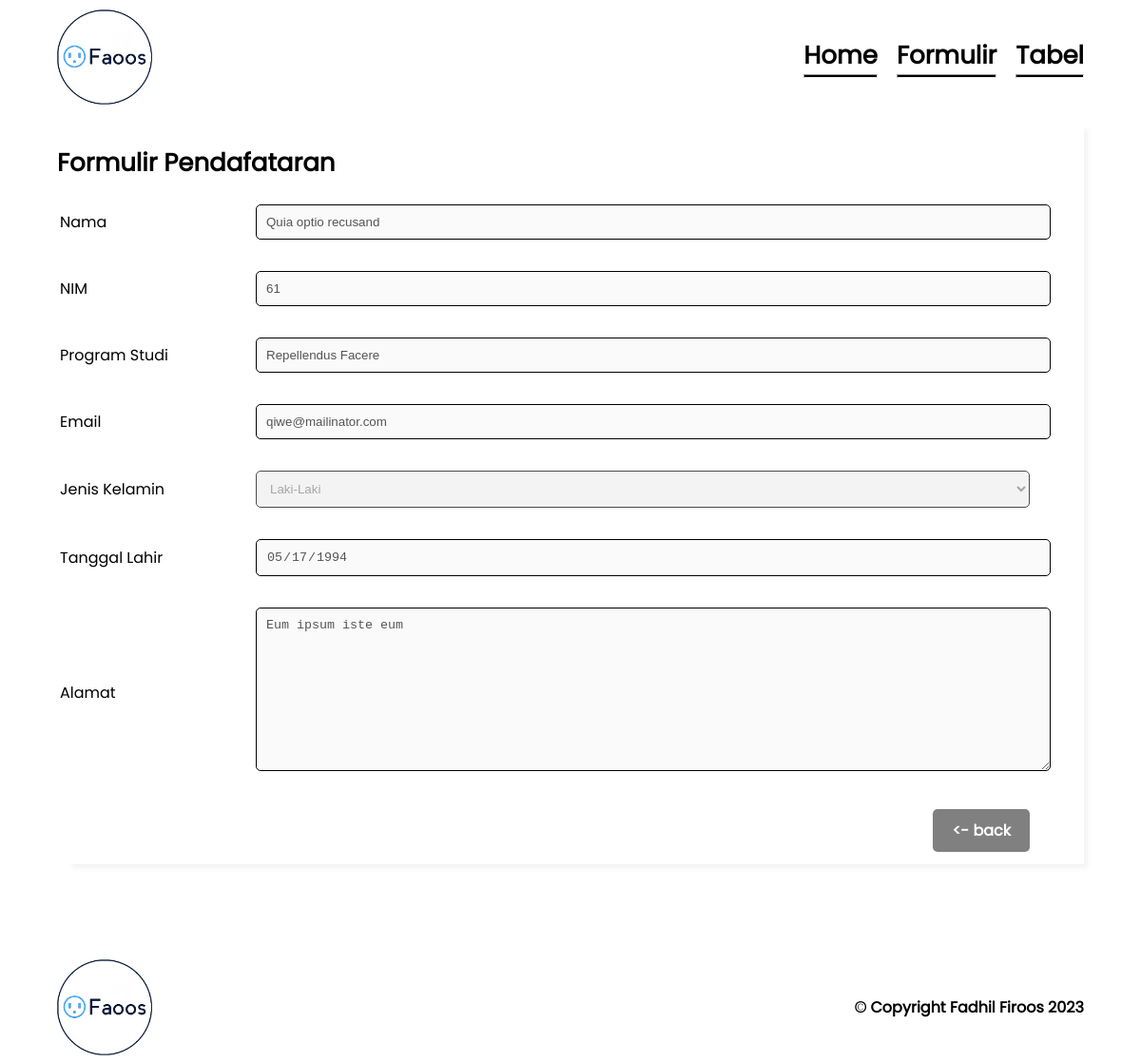
The page /?page=read&&id=2 on the database its author committed.
### tables this page shows
CREATE TABLE `mahasiswa` (
  `id` int(11) NOT NULL,
  `nama` varchar(255) NOT NULL,
  `nim` int(11) NOT NULL,
  `prodi` varchar(255) NOT NULL,
  `email` varchar(255) NOT NULL,
  `jenis_kelamin` varchar(255) NOT NULL,
  `tgl_lahir` date NOT NULL,
  `alamat` text NOT NULL
);

### read.php (the view, shortened to what this page needs)
<?php
$id = $_GET['id'];
$mahasiswa = mysqli_query($konek," SELECT * FROM mahasiswa WHERE id = '$id'");
$data = mysqli_fetch_array($mahasiswa);
?>
<div class="form">
            <h1>Formulir Pendafataran</h1>
                <table class="pendaftaran">
                    <tr>
                        <td class="label">
                            <label for="nama">Nama</label>
                        </td>
                        <td class="in">
                            <input type="text" name="nama" id="nama" required placeholder="Masukkan Nama" class="input" value="<?php echo $data['nama'] ?>" disabled>
                        </td>
                    </tr>
                    <tr>
                        <td>
                            <label for="nim">NIM</label>
                        </td>
                        <td>
                            <input type="number" name="nim" id="nim" required placeholder="Masukkan NIM" class="input" value="<?php echo $data['nim'] ?>" disabled>
                        </td>
                    </tr>
                    <tr>
                        <td>
                            <label for="prodi">Program Studi</label>
                        </td>
                        <td>
                            <input type="text" name="prodi" id="prodi" required placeholder="Masukkan Program Studi" class="input" value="<?php echo $data['prodi'] ?>" disabled>
                        </td>
                    </tr>
                    <tr>
                        <td>
                            <label for="email">Email</label>
                        </td>
                        <td>
                            <input type="email" name="email" id="email" required placeholder="Masukkan Email" class="input" value="<?php echo $data['email'] ?>" disabled>
                        </td>
                    </tr>
                    <tr>
                        <td>
                            <label for="jenis_kelamin">Jenis Kelamin</label>
                        </td>
                        <td>
                            <select name="jenis_kelamin" id="jenis_kelamin" required  class="input select" disabled>
                                <option value="Laki-Laki" <?php if ($data['jenis_kelamin'] == 'Laki-Laki') echo "selected" ?>>Laki-Laki</option>
                            </select>
                        </td>
                    </tr>
                    <tr>
                        <td>
                            <label for="tanggal_lahir">Tanggal Lahir</label>
                        </td>
                        <td>
                            <input type="date" name="tanggal_lahir" id="tanggal_lahir" required  class="input" value="<?php echo $data['tgl_lahir'] ?>" disabled>
                        </td>
                    </tr>
                    <tr>
                        <td>
                            <label for="alamat">Alamat</label>
                        </td>
                        <td>
                            <textarea name="alamat" id="alamat" cols="30" rows="10" required placeholder="Masukkan Alamat"  class="input" disabled><?php echo $data['alamat'] ?></textarea>
                        </td>
                    </tr>
                    <tr>
                        <th colspan="2">
                            <div class="submit">
                                <a href="?page=tabel" class="btn" style="text-decoration: none; background-color: grey;"><- back</a>
                            </div>
                        </th>
                    </tr>
                </table>
        </div>

### style.css (style rules this page uses)
body { font-family: poppins; margin: 0; }
.form { width: 100%; padding: 10px 0; box-shadow: 10px 10px 5px -6px rgba(0,0,0,0.05); }
.form h1 { font-size: 26px; }
.pendaftaran { width: 95%; }
.form table tr td { padding-bottom: 30px; }
.label { width: 20%; }
.in { width: 80%; }
.input { width: 100%; padding: 10px; border-radius: 5px; -webkit-border-radius: 5px; -moz-border-radius: 5px; -ms-border-radius: 5px; -o-border-radius: 5px; border: #000 1px solid; }
.submit { display: flex; justify-content: end; }
.btn { display: inline-block; padding: 10px 20px; color: #fff; background-color: #0d6efd; border: none; border-radius: 5px; -webkit-border-radius: 5px; -moz-border-radius: 5px; -ms-border-radius: 5px; -o-border-radius: 5px; }

### rows shown on the page
mahasiswa: nama "Quia optio recusand", nim "61", prodi "Repellendus Facere", email "qiwe@mailinator.com", jenis_kelamin "Laki-Laki", tanggal_lahir "05/17/1994", alamat "Eum ipsum iste eum"
